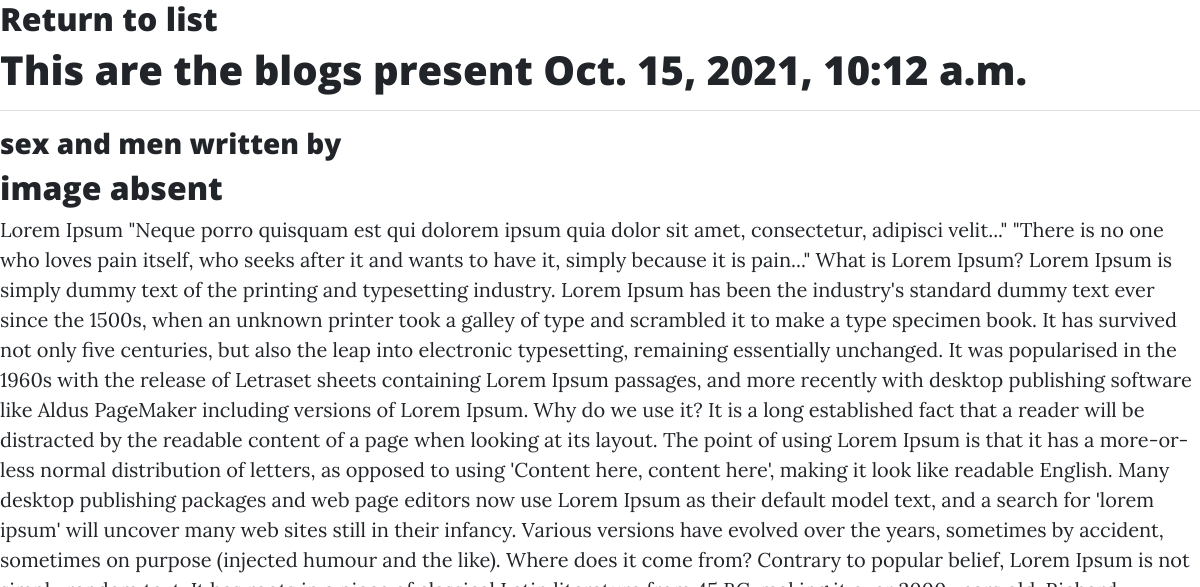
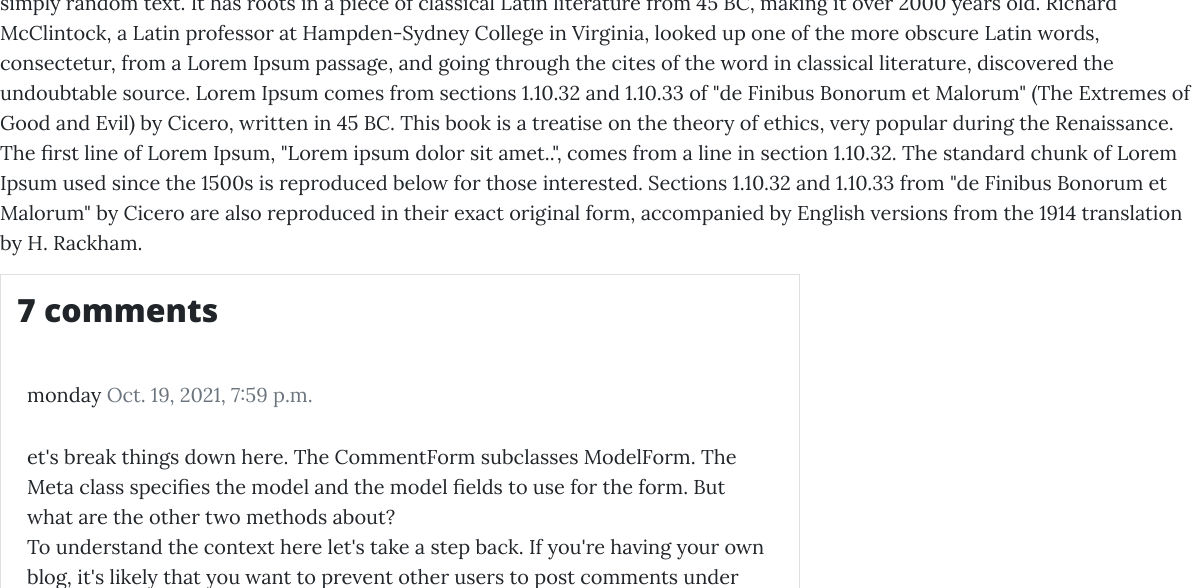
The app's page /blog/4/ (upper part), older data (2 pictures, top to bottom).
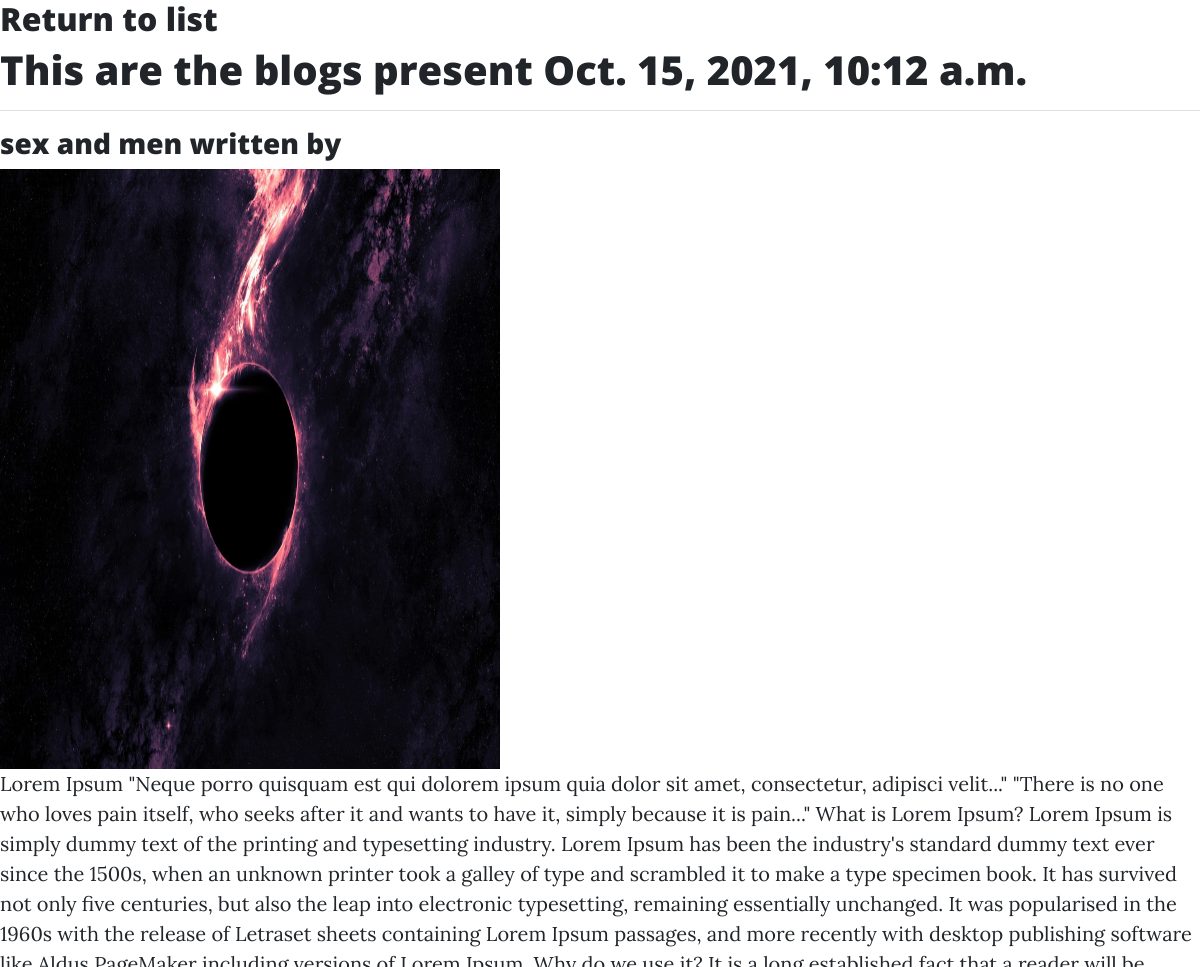
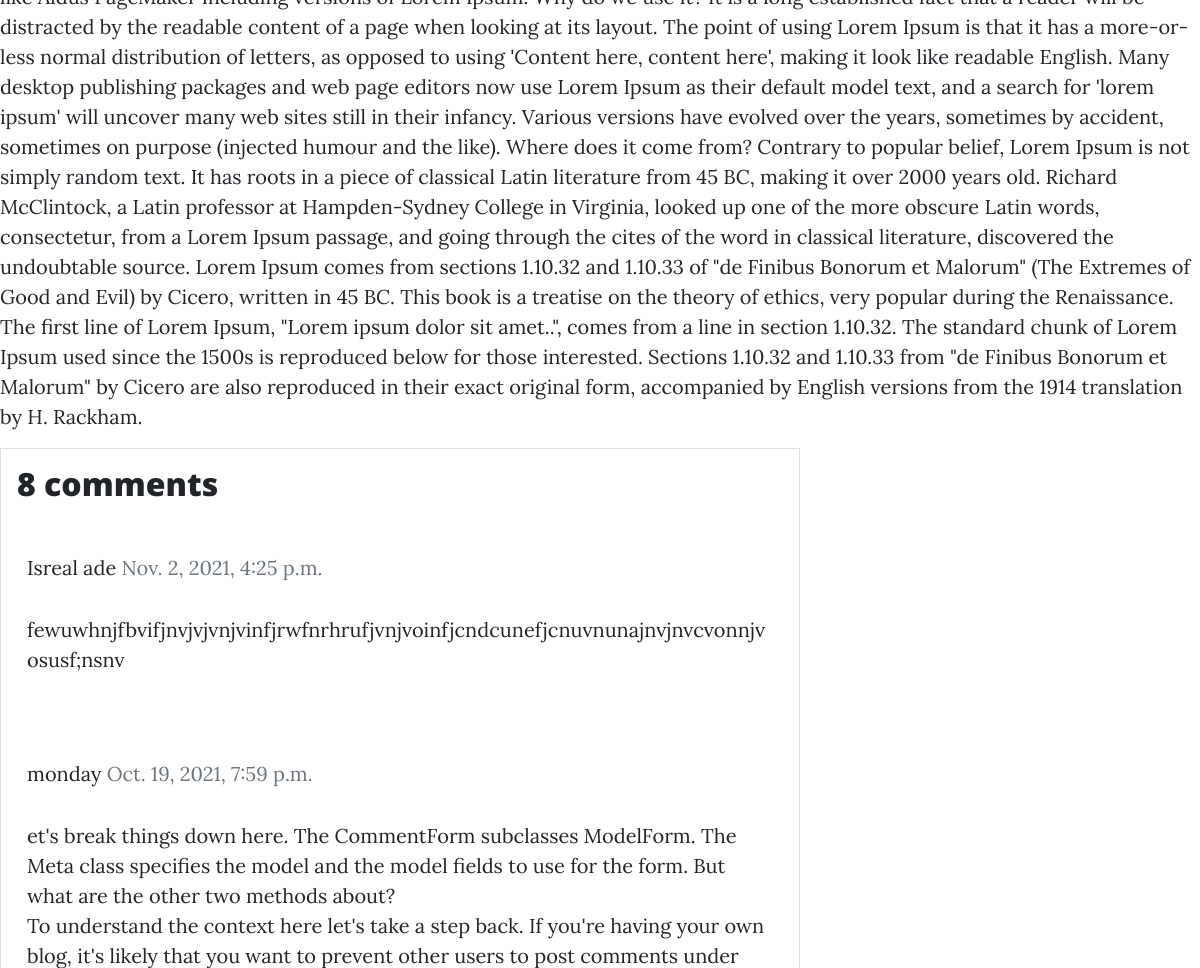
The same page, newer data (2 pictures, top to bottom).
### blog/models.py (models this page shows, shortened)
class AuthorPost(models.Model):
    STATUS_CHOICES = (
    ('draft', 'Draft'),
    ('published', 'Published'),
    )
    CATEGORY_CHOICES = (
    ('Personal blogs', 'Personal blogs'),
    ('Business/corporate blogs', 'Business/corporate blogs'),
    ('Personal brand/professional blogs', 'Personal brand/professional blogs'),
    ('Fashion blogs', 'Fashion blogs'),
    ('Lifestyle blogs', 'Lifestyle blogs'),
    ('Travel blogs', 'Travel blogs'),
    ('Food blogs', 'Food blogs'),
    ('Affiliate/review blogs', 'Affiliate/review blogs'),
    ('News blogs', 'News blogs'),
    ('Multimedia blogs', 'Multimedia blogs'),
    ('others', 'Others')
)
    title       =   models.CharField(max_length=400, unique=True,)
    author      =   models.ForeignKey(Author, on_delete=models.CASCADE)
    article     =   models.TextField(max_length=1500000)
    image_cover =   models.ImageField(upload_to='images_cover/', null = True, blank = True)
    category    =   models.CharField(max_length=700, choices=CATEGORY_CHOICES)
    publish     =   models.DateTimeField(default=timezone.now)
    created_on  =   models.DateTimeField(auto_now_add=True)
    updated     =   models.DateTimeField(auto_now=True)
    status      =   models.CharField(max_length=10, choices = STATUS_CHOICES, default = 'draft' )
    objects     =   models.Manager()
    published   =   PublishedManger()
    class Meta:
        ordering = ['-publish',]

class Comment(models.Model):
    post      = models.ForeignKey(AuthorPost, on_delete=models.CASCADE, related_name='comments')
    full_name = models.CharField(max_length=40)
    email     = models.EmailField(max_length=255)
    body      = models.TextField(max_length=1000)
    active    = models.BooleanField(default=False)
    created_on = models.DateTimeField(auto_now_add=True)
    class Meta:
        ordering = ['-created_on',]

### blog/views.py (the view, shortened to what this page needs)
# urls.py: path('<int:pk>/', detail_view, name='PostDetail'),
def detail_view(request, pk):
    detail = get_object_or_404(AuthorPost, id=pk)
    comments = Comment.objects.filter(active = True)
    new_comment = None
    form = CommentForm()
    context = {'details':detail, 'form':form, 'new_comment':new_comment, 'comments':comments}
    return render(request,'blog/detail_view.html', context )

### blog/templates/blog/detail_view.html (shortened to what this page needs)
{% extends 'navbar.html' %}
{% block navbar %}
    <h2>
        <a href="{% url 'blog:PostList' %}" >Return to list</a>
    </h2>
    <h1>
        This are the blogs present {{details.created_on}}
    </h1>
    <hr>
        <h3>
            {{details.title}} written by {{details.user.author}}
        </h3>
    <div>
        <div>
          {% if details.image_cover %}
            <img src="{{details.image_cover.url}}" width="500" height="600" alt="image_cover">
            {% else %}
            <h2>
              image absent
            </h2>
          {% endif %}
        </div>
        {{details.article}}
    </div>
<div class="col-md-8 card mb-4  mt-3 ">
      <div class="card-body">
        <h2>{{ comments.count }} comments</h2>
        {% for comment in comments %}
        <div class="comments" style="padding: 10px;">
          <p class="font-weight-bold">
            {{ comment.full_name }}
            <span class=" text-muted font-weight-normal">
              {{ comment.created_on }}
            </span>
          </p>
          {{ comment.body | linebreaks }}
        </div>
        {% endfor %}
      </div>
    </div>
{% endblock navbar %}

### blog/templates/navbar.html (shortened to what this page needs)
<!DOCTYPE html>
{% load static %}
<html lang="en">
    <head>
        <link rel="stylesheet" href="{% static 'css/styles.css' %}">
    </head>
    <body>
        <nav class="navbar navbar-expand-lg navbar-light" id="mainNav">
            <div class="container px-4 px-lg-5">
                <a class="navbar-brand" href="/blog/">Start Bootstrap</a>
                <div class="collapse navbar-collapse" id="navbarResponsive">
                    <ul class="navbar-nav ms-auto py-4 py-lg-0">
                        <li class="nav-item"><a class="nav-link px-lg-3 py-3 py-lg-4" href="index.html">Home</a></li>
                        <li class="nav-item"><a class="nav-link px-lg-3 py-3 py-lg-4" href="about.html">About</a></li>
                        <li class="nav-item"><a class="nav-link px-lg-3 py-3 py-lg-4" href="post.html">Sample Post</a></li>
                        <li class="nav-item"><a class="nav-link px-lg-3 py-3 py-lg-4" href="contact.html">Contact</a></li>
                    </ul>
                </div>
            </div>
        </nav>
        {% block navbar %}{% endblock navbar %}
    </body>
</html>

### blog/templates/footer.html (shortened to what this page needs)
{% load static %}

Row changes from the older to the newer data that the page shows:
changed AuthorPost "sex and men": image_cover: picture added
added Comment: full_name "Isreal ade", created_on "Nov. 2, 2021, 4:25 p.m.", body "fewuwhnjfbvifjnvjvjvnjvinfjrwfnrhrufjvnjvoinfjcndcunefjcnuvnunajnvjnvcvonnjvosusf;nsnv"
Text that changed along with them:
{{ comments.count }}: "7" → "8"
text no longer shown: "image absent"
